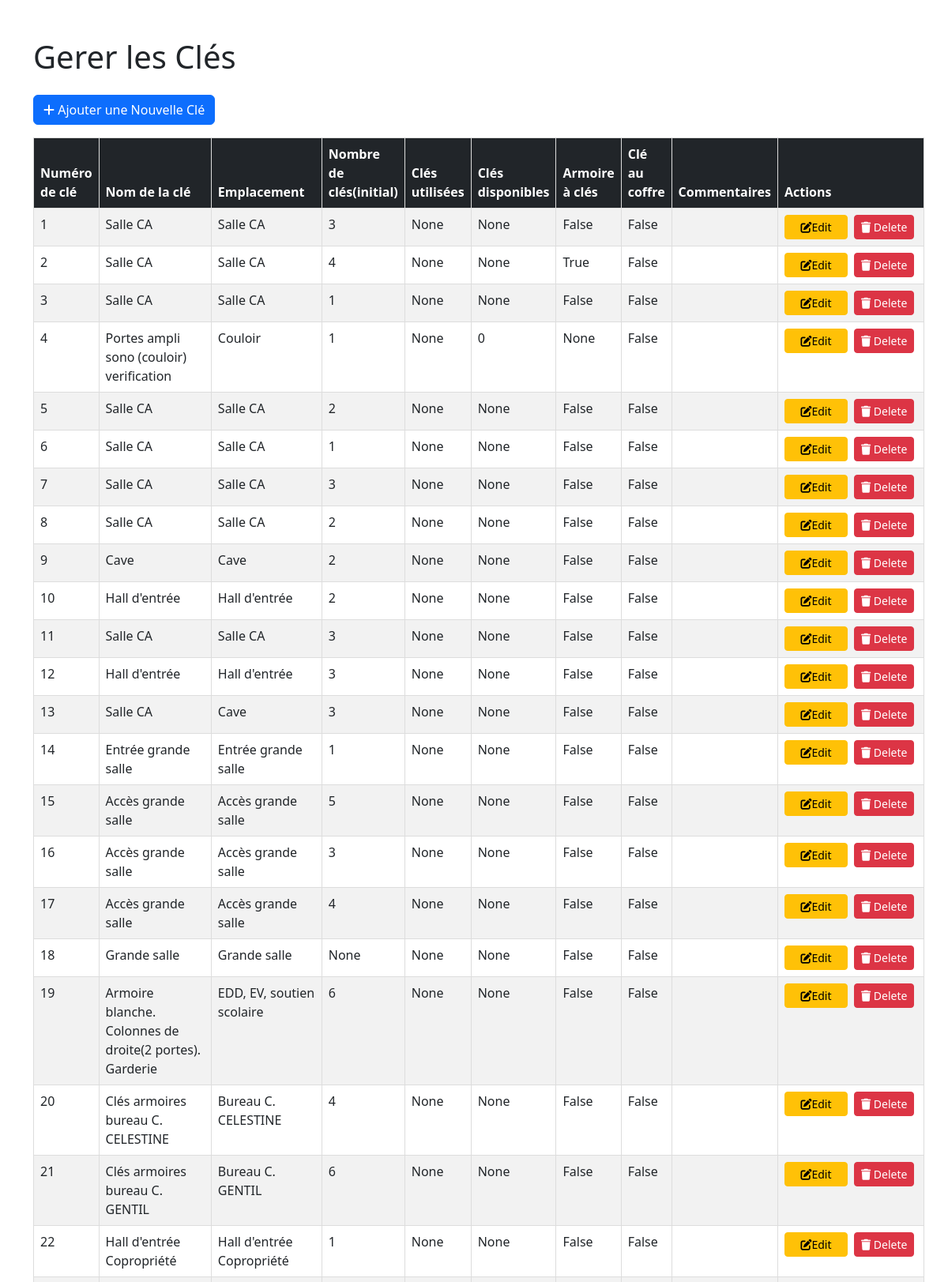
/keys/list/ (upper part), run on the app's committed database.
### listings/models.py (models this page shows, shortened)
class Key(models.Model):
    number = models.IntegerField()
    name = models.CharField(max_length=100)
    place = models.CharField(max_length=100, default='')
    initial_key_number = models.CharField(max_length=100, default='', null=True, blank=True)
    key_used = models.IntegerField(default=0, blank=True, null=True)
    key_available = models.CharField(max_length=100, default='', null=True, blank=True)
    in_cabinet = models.BooleanField(default=False)
    in_safe = models.CharField(max_length=100, default='', null=True, blank=True)
    comments = models.CharField(max_length=200, default='', blank=True)
    is_assigned = models.BooleanField(default=False)
    assigned_user = models.ForeignKey('User', on_delete=models.SET_NULL, null=True, blank=True, related_name='keys')

### listings/views.py (the view)
# urls.py: path('keys/list/', views.key_list , name='key_list'),
def key_list(request):
    keys = Key.objects.all()  # Get all keys from the database
    form = KeyForm()  # Create an empty form for adding a new key
    available_keys = Key.objects.filter(is_assigned=False)
    return render(request, 'listings/keys.html', {'keys': keys, 'form': form, 'available_keys': available_keys})

### listings/templates/listings/keys.html (shortened to what this page needs)
<!DOCTYPE html>
<html lang="en">
<head>
    <link href="https://cdn.jsdelivr.net/npm/bootstrap@5.3.0/dist/css/bootstrap.min.css" rel="stylesheet">
    <link rel="stylesheet" href="https://cdnjs.cloudflare.com/ajax/libs/font-awesome/6.4.0/css/all.min.css">
</head>
<body>
    <div class="container mt-5">
    <h1 class="mb-4">Gerer les Clés</h1>
    <div class="mb-3">
        <button type="button" class="btn btn-primary" data-bs-toggle="modal" data-bs-target="#addKeyModal">
            <i class="fas fa-plus"></i> Ajouter une Nouvelle Clé
        </button>
    </div>
    <table  class="table table-striped table-hover">
        <thead class="table-dark">
            <tr>
                <th  scope="col">Numéro de clé</th>
                <th  scope="col">Nom de la clé</th>
                <th  scope="col">Emplacement</th>
                <th  scope="col">Nombre de clés(initial)</th>
                <th  scope="col">Clés utilisées</th>
                <th  scope="col">Clés disponibles</th>
                <th  scope="col">Armoire à clés</th>
                <th  scope="col">Clé au coffre</th>
                <th  scope="col">Commentaires</th>
                <th  scope="col">Actions</th>
            </tr>
        </thead>
        <tbody>
            {% for key in keys %}
            <tr>
                    <td>{{ key.number }}</td>
                    <td>{{ key.name }}</td>
                    <td>{{ key.place }}</td>
                    <td>{{ key.initial_key_number }}</td>
                    <td>{{ key.key_used }}</td>
                    <td>{{ key.key_available }}</td>
                    <td>{{ key.in_safe }}</td>
                    <td>{{ key.in_cabinet}}</td>
                    <td>{{ key.comments }}</td>
                    <td>
                        <div class="d-flex gap-2">
                        <button type="button" class="btn btn-warning btn-sm edit-btn flex-fill action-btn" data-bs-toggle="modal" data-bs-target="#editKeyModal"
                            data-id="{{ key.id }}"
                            data-number="{{ key.number }}"
                            data-name="{{ key.name }}"
                            data-place="{{ key.place }}"
                            data-initial_key_number="{{ key.initial_key_number }}"
                            data-keyused="{{ key.key_used }}"
                            data-keyavailable="{{ key.key_available|default:0 }}"
                            data-incabinet="{{ key.in_cabinet }}"
                            data-insafe="{{ key.in_safe }}"
                            data-comments="{{ key.comments }}"
                            style="width: 80px;">
                           <i class="fas fa-edit"></i> Edit
                        </button>
                    <form method="post" action="{% url 'key_delete' key.id %}" style="width: 80px;">
                        <button type="button" class="btn btn-danger btn-sm"
                            data-bs-toggle="modal" data-bs-target="#deleteKeyModal"
                            data-delete-url="{% url 'key_delete' key.id %}"
                            data-key-number="{{ key.number }}">
                            <i class="fas fa-trash"></i> Delete
                        </button>
                    </div>
                    </td>
            </tr>
            {% endfor %}
        </tbody>
    </table>
</div>
</body>
</html>

### listings/templates/listings/keys.html (style rules this page uses)
table { width: 100%; border-collapse: collapse; }
th, td { border: 1px solid #ddd; padding: 8px; }
th { background-color: #f2f2f2; }
.action-btn { display: flex; align-items: center; justify-content: center; }

### data on the page
Key: number "1", name "Salle CA", place "Salle CA", initial_key_number "3", key_used "None", key_available "None", in_safe "False", in_cabinet "False"
Key: number "2", name "Salle CA", place "Salle CA", initial_key_number "4", key_used "None", key_available "None", in_safe "True", in_cabinet "False"
Key: number "3", name "Salle CA", place "Salle CA", initial_key_number "1", key_used "None", key_available "None", in_safe "False", in_cabinet "False"
Key: number "4", name "Portes ampli sono (couloir) verification", place "Couloir", initial_key_number "1", key_used "None", key_available "0", in_safe "None", in_cabinet "False"
Key: number "5", name "Salle CA", place "Salle CA", initial_key_number "2", key_used "None", key_available "None", in_safe "False", in_cabinet "False"
Key: number "6", name "Salle CA", place "Salle CA", initial_key_number "1", key_used "None", key_available "None", in_safe "False", in_cabinet "False"
Key: number "7", name "Salle CA", place "Salle CA", initial_key_number "3", key_used "None", key_available "None", in_safe "False", in_cabinet "False"
Key: number "8", name "Salle CA", place "Salle CA", initial_key_number "2", key_used "None", key_available "None", in_safe "False", in_cabinet "False"
Key: number "9", name "Cave", place "Cave", initial_key_number "2", key_used "None", key_available "None", in_safe "False", in_cabinet "False"
Key: number "10", name "Hall d'entrée", place "Hall d'entrée", initial_key_number "2", key_used "None", key_available "None", in_safe "False", in_cabinet "False"
Key: number "11", name "Salle CA", place "Salle CA", initial_key_number "3", key_used "None", key_available "None", in_safe "False", in_cabinet "False"
Key: number "12", name "Hall d'entrée", place "Hall d'entrée", initial_key_number "3", key_used "None", key_available "None", in_safe "False", in_cabinet "False"
Key: number "13", name "Salle CA", place "Cave", initial_key_number "3", key_used "None", key_available "None", in_safe "False", in_cabinet "False"
Key: number "14", name "Entrée grande salle", place "Entrée grande salle", initial_key_number "1", key_used "None", key_available "None", in_safe "False", in_cabinet "False"
Key: number "15", name "Accès grande salle", place "Accès grande salle", initial_key_number "5", key_used "None", key_available "None", in_safe "False", in_cabinet "False"
Key: number "16", name "Accès grande salle", place "Accès grande salle", initial_key_number "3", key_used "None", key_available "None", in_safe "False", in_cabinet "False"
Key: number "17", name "Accès grande salle", place "Accès grande salle", initial_key_number "4", key_used "None", key_available "None", in_safe "False", in_cabinet "False"
Key: number "18", name "Grande salle", place "Grande salle", initial_key_number "None", key_used "None", key_available "None", in_safe "False", in_cabinet "False"
Key: number "19", name "Armoire blanche. Colonnes de droite(2 portes). Garderie", place "EDD, EV, soutien scolaire", initial_key_number "6", key_used "None", key_available "None", in_safe "False", in_cabinet "False"
Key: number "20", name "Clés armoires bureau C. CELESTINE", place "Bureau C. CELESTINE", initial_key_number "4", key_used "None", key_available "None", in_safe "False", in_cabinet "False"
Key: number "21", name "Clés armoires bureau C. GENTIL", place "Bureau C. GENTIL", initial_key_number "6", key_used "None", key_available "None", in_safe "False", in_cabinet "False"
Key: number "22", name "Hall d'entrée Copropriété", place "Hall d'entrée Copropriété", initial_key_number "1", key_used "None", key_available "None", in_safe "False", in_cabinet "False"
